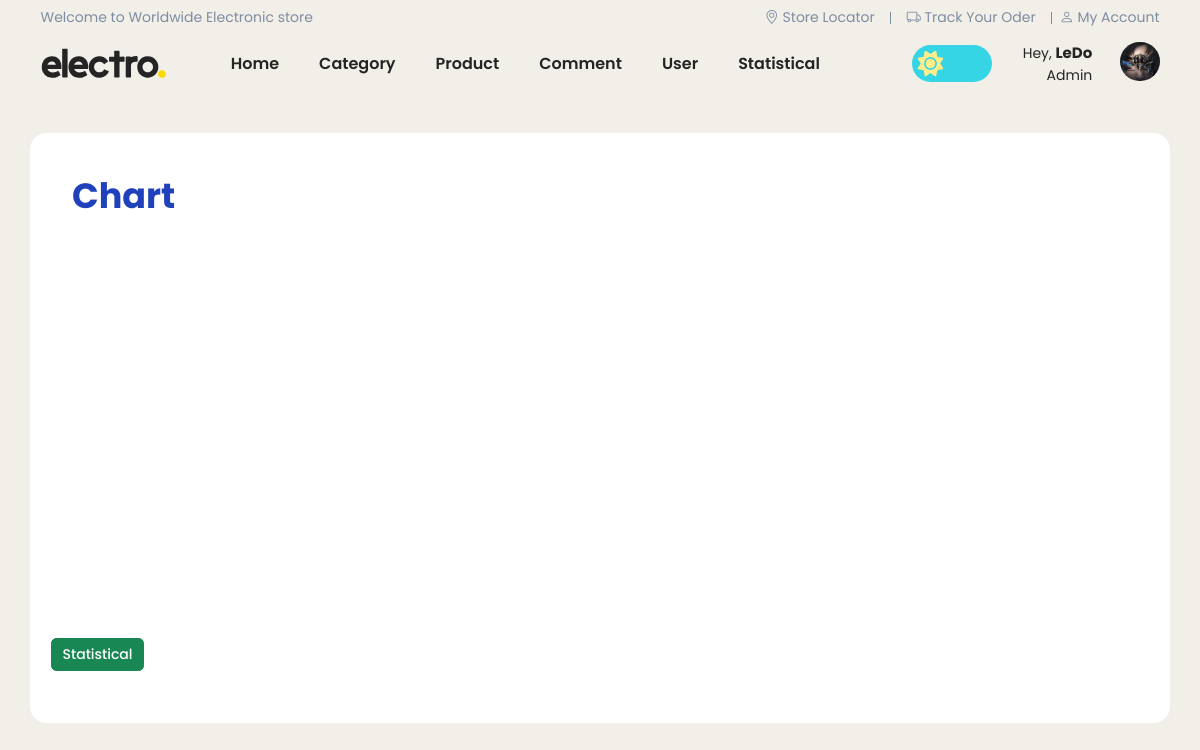
/admin/index.php?act=chart (signed in), run on the app's committed database.
### tables this page shows
CREATE TABLE `client` (
  `client_id` int(11) NOT NULL,
  `user_name` varchar(20) NOT NULL,
  `password` varchar(50) NOT NULL,
  `client_status` int(11) DEFAULT 0,
  `client_img` varchar(50) DEFAULT NULL,
  `client_email` varchar(50) NOT NULL,
  `client_role` int(11) NOT NULL DEFAULT 0
);

### model/pdo.php (called while the page is built, shortened)
<?php
function pdo_get_connection(){
    $servername = "localhost";
    $username = "root";
    $password = "";
    try {
        $conn = new PDO("mysql:host=$servername;dbname=electro_shop", $username, $password);
        $conn->setAttribute(PDO::ATTR_ERRMODE, PDO::ERRMODE_EXCEPTION);
        return $conn;
    } catch(PDOException $e) {
        echo "Connection failed: " . $e->getMessage();
    }
}
function pdo_query($sql){
    $sql_args=array_slice(func_get_args(),1);
    try{
        $conn=pdo_get_connection();
        $stmt=$conn->prepare($sql);
        $stmt->execute($sql_args);
        $rows=$stmt->fetchAll();
        return $rows;
    }
    catch(PDOException $e){
        throw $e;
    }
    finally{
        unset($conn);
    }
}
?>

### model/client.php (called while the page is built, shortened)
<?php
function loadall_client($user_name = '',$client_email='' , $client_role = false)
{
    $sql = "select * from client where 1";
    if ($client_email != '') {
        $sql .= " and client_email = '" . $client_email . "'";
    }
    $sql .= " order by client_id asc";
    $listClients = pdo_query($sql);
    return $listClients;
}
?>

### global.php (called while the page is built, shortened)
<?php
$img_path_admin = '../view/asset/image/';
?>

### admin/statistical/chart.php (the view, shortened to what this page needs)
<div class="container categories-list-table p-4">
    <div class="row align-items-center">
        <div class="col-6 h1 m-4 title">Chart</div>
    </div>
    <div id="piechart_3d" style="width: 800px; height: 400px;"></div>
    <a href="index.php?act=statistical-list" class="btn btn-success add-new">Statistical</a>
</div>

### admin/header.php (shortened to what this page needs)
<!DOCTYPE html>
<html lang="en">
  <head>
    <link rel="stylesheet" href="../view/asset/css/style.css" />
    <link
      href="https://cdn.jsdelivr.net/npm/bootstrap@5.3.2/dist/css/bootstrap.min.css"
      rel="stylesheet"
    />
    <link
      rel="stylesheet"
      href="https://cdn.jsdelivr.net/npm/bootstrap-icons@1.11.0/font/bootstrap-icons.css"
    />
  </head>
  <body>
    <div id="wapper">
      <header>
        <div class="container">
          <div class="header-top d-flex justify-content-between">
            <ul class="nav pt-2 pb-2 menu-top-bar-left">
              <li><a href="#">Welcome to Worldwide Electronic store</a></li>
            </ul>
            <ul class="nav pt-2 pb-2 menu-top-bar-right">
              <li>
                <a href="#"><i class="bi bi-geo-alt"></i> Store Locator</a>
              </li>
              <li>
                <a href="#"><i class="bi bi-truck"></i> Track Your Oder</a>
              </li>
              <li>
                <a href="#"><i class="bi bi-person"></i> My Account</a>
              </li>
            </ul>
          </div>
          <div class="header-bottom pt-2 pb-2">
            <div class="row align-items-center">
              <div class="col-auto logo">
              </div>
              <ul
                class="col nav justify-content-center align-items-center menu-main"
              >
                <li><a href="index.php">Home</a></li>
                <li><a href="index.php?act=categories-list">Category</a></li>
                <li><a href="index.php?act=products-list">Product</a></li>
                <li><a href="index.php?act=comments-list">Comment</a></li>
                <li><a href="index.php?act=clients-list">User</a></li>
                <li><a href="index.php?act=statistical-list">Statistical</a></li>
              </ul>
              <div class="col-1 btn-toggle-dark-mode">
                <label class="switch-name">
                  <div class="back"></div>
                </label>
              </div>
              <?php
                if (isset($client) && ($client)) {
                  $profile_photo = $client[0]['client_img'] ? '<img src="' . $img_path_admin . $client[0]['client_img'] . '">' :
                    '<ion-icon name="person-circle-outline"></ion-icon>';
                  echo '
                        <div class="overlay"></div>
                        <div class="col-auto profile">
                          <div class="info">
                            <p class="m-0">Hey, <b>' . $client[0]['user_name'] . '</b></p>
                            <div class="text-role">Admin</div>
                          </div>
                          <div class="profile-photo">
                            ' . $profile_photo . '
                          </div>
                          <ul class="profile-navbar toTop">
                            <li><a href="#">Your profile</a></li>
                            <li><a href="index.php?act=logout"><ion-icon name="log-out-outline"></ion-icon> Logout</a></li>
                          </ul>
                        </div>
                      ';
                }
              ?>
            </div>
          </div>
        </div>
      </header>

### view/asset/css/style.css (style rules this page uses)
:root { --color-primary: #6c9bcf; --color-danger: #ff0060; --color-success: #33ddb3; --color-warning: #f7d060; --color-white: #ffffff; --color-info-dark: #7d8da1; --color-dark: #242424; --color-light: #eaeaea; --color-light-2: #eaeaea; --color-dark-variant: #677483; --color-background: #f2efe9; --color-title: #fed700; --color-title-2: #1f41bb; --color-linear: #fa709a, #fee140; --card-border-radius: 2rem; --border-radius-1: 0.4rem; --border-radius-2: 1.2rem; --card-padding: 1.8rem; --padding-1: 1.2rem; --box-shadow: 0 2rem 3rem var(--color-light-2); }
* { padding: 0; margin: 0; box-sizing: border-box; font-family: "Poppins", sans-serif; }
a { text-decoration: none !important; }
html { font-size: 14px; }
body { width: 100%; height: 100vh; background-color: var(--color-background) !important; transition: 0.5s linear; }
header .menu-top-bar-right li:not(li:last-child) { position: relative; padding: 0 16px; }
header .menu-top-bar-right li:last-child { padding-left: 8px; }
header .menu-top-bar-right li:not(li:last-child)::before { position: absolute; right: 0; top: 25%; content: ""; width: 1px; height: 12px; background-color: var(--color-info-dark); }
header .header-top a { text-decoration: none; color: var(--color-info-dark); }
header .header-bottom svg { max-width: 125px; cursor: pointer; }
header .menu-main a { margin: 0 20px; text-decoration: none; color: var(--color-dark); font-size: 16px; font-weight: 600; transition: 0.2s linear; }
header .switch-name { --dark-sky: #5050e5; --moon: #ffd365; --light-sky: #35d5e5; --sun: #ffed89; display: inline-block; position: relative; border-radius: 5em; cursor: pointer; width: 80px; height: 37px; overflow: hidden; transition: all 0.5s; align-items: center; }
header .switch-name .back { background-color: var(--light-sky); position: absolute; width: 100%; height: 100%; left: 0; top: 0; transition: 0.5s ease-in-out; }
header .switch-name .sun { position: absolute; left: 0; top: 0; height: 100%; padding: 0.4em; fill: var(--sun); transition: 0.5s; }
header .btn-toggle-dark-mode { height: 37px; margin: 0 16px; }
header .header-bottom .profile { position: relative; display: flex; gap: 2rem; text-align: right; }
header .header-bottom .profile .info { font-size: 14px; color: var(--color-dark); }
header .header-bottom .profile .info b { font-size: 15px; }
header .header-bottom .profile-photo { width: 2.8rem; height: 2.8rem; border-radius: 50%; overflow: hidden; cursor: pointer; }
header .header-bottom .profile-photo img { width: 100%; object-fit: cover; object-position: center; }
.title { width: 100%; margin: 0; font-size: 1.25rem; font-weight: 700; color: #212121; }
.categories-list-table { margin: 40px 0; background-color: var(--color-white); border-radius: var(--border-radius-2); min-height: 590px; }
.categories-list-table .title { font-weight: bold; color: var(--color-title-2); }
.categories-list-table input[name="show-all"], .categories-list-table .btn.add-new, .categories-list-table button.btn { font-size: 14px; font-weight: 500; margin-right: 8px; }

### data on the page
client: user_name "LeDo", client_img (picture)
